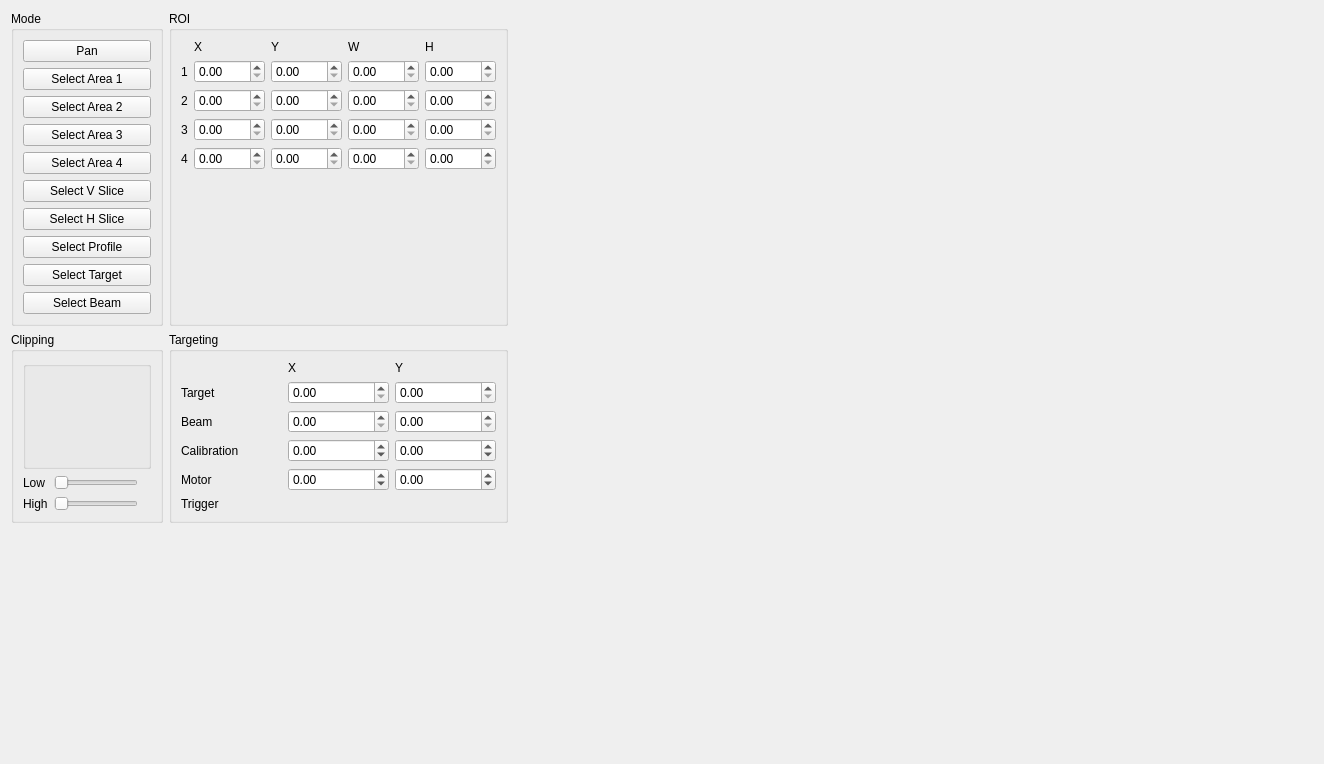
<?xml version="1.0" encoding="UTF-8"?>
<ui version="4.0">
 <class>Form</class>
 <widget class="QWidget" name="Form">
  <property name="geometry">
   <rect>
    <x>0</x>
    <y>0</y>
    <width>1324</width>
    <height>764</height>
   </rect>
  </property>
  <property name="windowTitle">
   <string>QEImage test</string>
  </property>
  <layout class="QHBoxLayout" name="horizontalLayout" stretch="0,1">
   <item>
    <layout class="QGridLayout" name="gridLayout">
     <item row="1" column="1">
      <widget class="QGroupBox" name="groupBox_2">
       <property name="title">
        <string>ROI</string>
       </property>
       <layout class="QGridLayout" name="gridLayout_3">
        <item row="1" column="1">
         <widget class="QESpinBox" name="qespinbox_4">
          <property name="maximum">
           <double>1000.000000000000000</double>
          </property>
          <property name="variable" stdset="0">
           <string>ROI1:X</string>
          </property>
         </widget>
        </item>
        <item row="1" column="2">
         <widget class="QESpinBox" name="qespinbox_2">
          <property name="maximum">
           <double>1000.000000000000000</double>
          </property>
          <property name="variable" stdset="0">
           <string>ROI1:Y</string>
          </property>
         </widget>
        </item>
        <item row="1" column="3">
         <widget class="QESpinBox" name="qespinbox_3">
          <property name="maximum">
           <double>1000.000000000000000</double>
          </property>
          <property name="variable" stdset="0">
           <string>ROI1:W</string>
          </property>
         </widget>
        </item>
        <item row="1" column="4">
         <widget class="QESpinBox" name="qespinbox_5">
          <property name="maximum">
           <double>1000.000000000000000</double>
          </property>
          <property name="variable" stdset="0">
           <string>ROI1:H</string>
          </property>
         </widget>
        </item>
        <item row="2" column="1">
         <widget class="QESpinBox" name="qespinbox_6">
          <property name="maximum">
           <double>1000.000000000000000</double>
          </property>
          <property name="variable" stdset="0">
           <string>ROI2:X</string>
          </property>
         </widget>
        </item>
        <item row="2" column="2">
         <widget class="QESpinBox" name="qespinbox_7">
          <property name="maximum">
           <double>1000.000000000000000</double>
          </property>
          <property name="variable" stdset="0">
           <string>ROI2:Y</string>
          </property>
         </widget>
        </item>
        <item row="2" column="3">
         <widget class="QESpinBox" name="qespinbox_9">
          <property name="maximum">
           <double>1000.000000000000000</double>
          </property>
          <property name="variable" stdset="0">
           <string>ROI2:W</string>
          </property>
         </widget>
        </item>
        <item row="2" column="4">
         <widget class="QESpinBox" name="qespinbox_13">
          <property name="maximum">
           <double>1000.000000000000000</double>
          </property>
          <property name="variable" stdset="0">
           <string>ROI2:H</string>
          </property>
         </widget>
        </item>
        <item row="3" column="1">
         <widget class="QESpinBox" name="qespinbox_11">
          <property name="maximum">
           <double>1000.000000000000000</double>
          </property>
          <property name="variable" stdset="0">
           <string>ROI3:X</string>
          </property>
         </widget>
        </item>
        <item row="3" column="2">
         <widget class="QESpinBox" name="qespinbox_12">
          <property name="maximum">
           <double>1000.000000000000000</double>
          </property>
          <property name="variable" stdset="0">
           <string>ROI3:Y</string>
          </property>
         </widget>
        </item>
        <item row="3" column="3">
         <widget class="QESpinBox" name="qespinbox_8">
          <property name="maximum">
           <double>1000.000000000000000</double>
          </property>
          <property name="variable" stdset="0">
           <string>ROI3:W</string>
          </property>
         </widget>
        </item>
        <item row="3" column="4">
         <widget class="QESpinBox" name="qespinbox_10">
          <property name="maximum">
           <double>1000.000000000000000</double>
          </property>
          <property name="variable" stdset="0">
           <string>ROI3:H</string>
          </property>
         </widget>
        </item>
        <item row="4" column="1">
         <widget class="QESpinBox" name="qespinbox_14">
          <property name="maximum">
           <double>1000.000000000000000</double>
          </property>
          <property name="variable" stdset="0">
           <string>ROI4:X</string>
          </property>
         </widget>
        </item>
        <item row="4" column="2">
         <widget class="QESpinBox" name="qespinbox_16">
          <property name="maximum">
           <double>1000.000000000000000</double>
          </property>
          <property name="variable" stdset="0">
           <string>ROI4:Y</string>
          </property>
         </widget>
        </item>
        <item row="4" column="3">
         <widget class="QESpinBox" name="qespinbox_15">
          <property name="maximum">
           <double>1000.000000000000000</double>
          </property>
          <property name="variable" stdset="0">
           <string>ROI4:W</string>
          </property>
         </widget>
        </item>
        <item row="4" column="4">
         <widget class="QESpinBox" name="qespinbox_17">
          <property name="maximum">
           <double>1000.000000000000000</double>
          </property>
          <property name="variable" stdset="0">
           <string>ROI4:H</string>
          </property>
         </widget>
        </item>
        <item row="0" column="1">
         <widget class="QLabel" name="label_3">
          <property name="text">
           <string>X</string>
          </property>
         </widget>
        </item>
        <item row="0" column="2">
         <widget class="QLabel" name="label_4">
          <property name="text">
           <string>Y</string>
          </property>
         </widget>
        </item>
        <item row="0" column="3">
         <widget class="QLabel" name="label_5">
          <property name="text">
           <string>W</string>
          </property>
         </widget>
        </item>
        <item row="0" column="4">
         <widget class="QLabel" name="label_6">
          <property name="text">
           <string>H</string>
          </property>
         </widget>
        </item>
        <item row="1" column="0">
         <widget class="QLabel" name="label_7">
          <property name="text">
           <string>1</string>
          </property>
         </widget>
        </item>
        <item row="2" column="0">
         <widget class="QLabel" name="label_8">
          <property name="text">
           <string>2</string>
          </property>
         </widget>
        </item>
        <item row="3" column="0">
         <widget class="QLabel" name="label_9">
          <property name="text">
           <string>3</string>
          </property>
         </widget>
        </item>
        <item row="4" column="0">
         <widget class="QLabel" name="label_10">
          <property name="text">
           <string>4</string>
          </property>
         </widget>
        </item>
        <item row="5" column="2">
         <spacer name="verticalSpacer">
          <property name="orientation">
           <enum>Qt::Vertical</enum>
          </property>
          <property name="sizeHint" stdset="0">
           <size>
            <width>20</width>
            <height>40</height>
           </size>
          </property>
         </spacer>
        </item>
       </layout>
      </widget>
     </item>
     <item row="3" column="1">
      <widget class="QGroupBox" name="groupBox_3">
       <property name="title">
        <string>Targeting</string>
       </property>
       <layout class="QGridLayout" name="gridLayout_4">
        <item row="1" column="1">
         <widget class="QESpinBox" name="qespinbox_18">
          <property name="maximum">
           <double>2000.000000000000000</double>
          </property>
          <property name="variable" stdset="0">
           <string>POS:TARGET_X</string>
          </property>
         </widget>
        </item>
        <item row="1" column="2">
         <widget class="QESpinBox" name="qespinbox_19">
          <property name="maximum">
           <double>2000.000000000000000</double>
          </property>
          <property name="variable" stdset="0">
           <string>POS:TARGET_Y</string>
          </property>
         </widget>
        </item>
        <item row="2" column="1">
         <widget class="QESpinBox" name="qespinbox_22">
          <property name="maximum">
           <double>2000.000000000000000</double>
          </property>
          <property name="variable" stdset="0">
           <string>POS:BEAM_X</string>
          </property>
         </widget>
        </item>
        <item row="2" column="2">
         <widget class="QESpinBox" name="qespinbox_23">
          <property name="maximum">
           <double>2000.000000000000000</double>
          </property>
          <property name="variable" stdset="0">
           <string>POS:BEAM_Y</string>
          </property>
         </widget>
        </item>
        <item row="0" column="1">
         <widget class="QLabel" name="label_11">
          <property name="text">
           <string>X</string>
          </property>
         </widget>
        </item>
        <item row="0" column="2">
         <widget class="QLabel" name="label_12">
          <property name="text">
           <string>Y</string>
          </property>
         </widget>
        </item>
        <item row="1" column="0">
         <widget class="QLabel" name="label_15">
          <property name="text">
           <string>Target</string>
          </property>
         </widget>
        </item>
        <item row="2" column="0">
         <widget class="QLabel" name="label_16">
          <property name="text">
           <string>Beam</string>
          </property>
         </widget>
        </item>
        <item row="3" column="0">
         <widget class="QLabel" name="label_18">
          <property name="text">
           <string>Calibration</string>
          </property>
         </widget>
        </item>
        <item row="4" column="0">
         <widget class="QLabel" name="label_19">
          <property name="text">
           <string>Motor</string>
          </property>
         </widget>
        </item>
        <item row="3" column="1">
         <widget class="QESpinBox" name="qespinbox_24">
          <property name="minimum">
           <double>-1000.000000000000000</double>
          </property>
          <property name="maximum">
           <double>1000.000000000000000</double>
          </property>
          <property name="variable" stdset="0">
           <string>POS:CALIB_X</string>
          </property>
         </widget>
        </item>
        <item row="3" column="2">
         <widget class="QESpinBox" name="qespinbox_25">
          <property name="minimum">
           <double>-1000.000000000000000</double>
          </property>
          <property name="maximum">
           <double>1000.000000000000000</double>
          </property>
          <property name="variable" stdset="0">
           <string>POS:CALIB_Y</string>
          </property>
         </widget>
        </item>
        <item row="4" column="1">
         <widget class="QESpinBox" name="qespinbox_26">
          <property name="minimum">
           <double>-1000.000000000000000</double>
          </property>
          <property name="maximum">
           <double>1000.000000000000000</double>
          </property>
          <property name="variable" stdset="0">
           <string>POS:MOTOR_X</string>
          </property>
         </widget>
        </item>
        <item row="4" column="2">
         <widget class="QESpinBox" name="qespinbox_27">
          <property name="minimum">
           <double>-1000.000000000000000</double>
          </property>
          <property name="maximum">
           <double>1000.000000000000000</double>
          </property>
          <property name="variable" stdset="0">
           <string>POS:MOTOR_Y</string>
          </property>
         </widget>
        </item>
        <item row="5" column="0">
         <widget class="QLabel" name="label_20">
          <property name="text">
           <string>Trigger</string>
          </property>
         </widget>
        </item>
        <item row="5" column="1" colspan="2">
         <widget class="QELabel" name="qelabel_3">
          <property name="variable" stdset="0">
           <string>POS:TRIGGER</string>
          </property>
         </widget>
        </item>
       </layout>
      </widget>
     </item>
     <item row="3" column="0">
      <widget class="QGroupBox" name="groupBox">
       <property name="title">
        <string>Clipping</string>
       </property>
       <layout class="QVBoxLayout" name="verticalLayout_2">
        <item>
         <widget class="QERadioGroup" name="qeradiogroup">
          <property name="title">
           <string/>
          </property>
          <property name="variable" stdset="0">
           <string>CLIP:ON_OFF</string>
          </property>
         </widget>
        </item>
        <item>
         <layout class="QGridLayout" name="gridLayout_2">
          <item row="1" column="1">
           <widget class="QESlider" name="qeslider_2">
            <property name="sizePolicy">
             <sizepolicy hsizetype="Preferred" vsizetype="Fixed">
              <horstretch>0</horstretch>
              <verstretch>0</verstretch>
             </sizepolicy>
            </property>
            <property name="maximum">
             <number>256</number>
            </property>
            <property name="orientation">
             <enum>Qt::Horizontal</enum>
            </property>
            <property name="variable" stdset="0">
             <string>CLIP:HIGH</string>
            </property>
           </widget>
          </item>
          <item row="0" column="2">
           <widget class="QELabel" name="qelabel">
            <property name="variable" stdset="0">
             <string>CLIP:LOW</string>
            </property>
           </widget>
          </item>
          <item row="1" column="0">
           <widget class="QLabel" name="label">
            <property name="text">
             <string>High</string>
            </property>
           </widget>
          </item>
          <item row="0" column="0">
           <widget class="QLabel" name="label_2">
            <property name="text">
             <string>Low</string>
            </property>
           </widget>
          </item>
          <item row="0" column="1">
           <widget class="QESlider" name="qeslider">
            <property name="sizePolicy">
             <sizepolicy hsizetype="Preferred" vsizetype="Fixed">
              <horstretch>0</horstretch>
              <verstretch>0</verstretch>
             </sizepolicy>
            </property>
            <property name="maximum">
             <number>256</number>
            </property>
            <property name="orientation">
             <enum>Qt::Horizontal</enum>
            </property>
            <property name="variable" stdset="0">
             <string>CLIP:LOW</string>
            </property>
           </widget>
          </item>
          <item row="1" column="2">
           <widget class="QELabel" name="qelabel_2">
            <property name="variable" stdset="0">
             <string>CLIP:HIGH</string>
            </property>
           </widget>
          </item>
         </layout>
        </item>
       </layout>
      </widget>
     </item>
     <item row="4" column="1">
      <spacer name="verticalSpacer_3">
       <property name="orientation">
        <enum>Qt::Vertical</enum>
       </property>
       <property name="sizeHint" stdset="0">
        <size>
         <width>20</width>
         <height>40</height>
        </size>
       </property>
      </spacer>
     </item>
     <item row="1" column="0">
      <widget class="QGroupBox" name="groupBox_4">
       <property name="title">
        <string>Mode</string>
       </property>
       <layout class="QVBoxLayout" name="verticalLayout_3">
        <item>
         <widget class="QPushButton" name="pushButton">
          <property name="text">
           <string>Pan</string>
          </property>
         </widget>
        </item>
        <item>
         <widget class="QPushButton" name="pushButton_2">
          <property name="text">
           <string>Select Area 1</string>
          </property>
         </widget>
        </item>
        <item>
         <widget class="QPushButton" name="pushButton_8">
          <property name="text">
           <string>Select Area 2</string>
          </property>
         </widget>
        </item>
        <item>
         <widget class="QPushButton" name="pushButton_9">
          <property name="text">
           <string>Select Area 3</string>
          </property>
         </widget>
        </item>
        <item>
         <widget class="QPushButton" name="pushButton_10">
          <property name="text">
           <string>Select Area 4</string>
          </property>
         </widget>
        </item>
        <item>
         <widget class="QPushButton" name="pushButton_3">
          <property name="text">
           <string>Select V Slice</string>
          </property>
         </widget>
        </item>
        <item>
         <widget class="QPushButton" name="pushButton_4">
          <property name="text">
           <string>Select H Slice</string>
          </property>
         </widget>
        </item>
        <item>
         <widget class="QPushButton" name="pushButton_5">
          <property name="text">
           <string>Select Profile</string>
          </property>
         </widget>
        </item>
        <item>
         <widget class="QPushButton" name="pushButton_6">
          <property name="text">
           <string>Select Target</string>
          </property>
         </widget>
        </item>
        <item>
         <widget class="QPushButton" name="pushButton_7">
          <property name="text">
           <string>Select Beam</string>
          </property>
         </widget>
        </item>
       </layout>
      </widget>
     </item>
    </layout>
   </item>
   <item>
    <widget class="QEImage" name="qeimage">
     <property name="imageVariable" stdset="0">
      <string>VIDEO:WF:DATA</string>
     </property>
     <property name="widthVariable" stdset="0">
      <string>VIDEO:LI:NX</string>
     </property>
     <property name="heightVariable" stdset="0">
      <string>VIDEO:LI:NY</string>
     </property>
     <property name="regionOfInterest1XVariable" stdset="0">
      <string>ROI1:X</string>
     </property>
     <property name="regionOfInterest1YVariable" stdset="0">
      <string>ROI1:Y</string>
     </property>
     <property name="regionOfInterest1WVariable" stdset="0">
      <string>ROI1:W</string>
     </property>
     <property name="regionOfInterest1HVariable" stdset="0">
      <string>ROI1:H</string>
     </property>
     <property name="regionOfInterest2XVariable" stdset="0">
      <string>ROI2:X</string>
     </property>
     <property name="regionOfInterest2YVariable" stdset="0">
      <string>ROI2:Y</string>
     </property>
     <property name="regionOfInterest2WVariable" stdset="0">
      <string>ROI2:W</string>
     </property>
     <property name="regionOfInterest2HVariable" stdset="0">
      <string>ROI2:H</string>
     </property>
     <property name="regionOfInterest3XVariable" stdset="0">
      <string>ROI3:X</string>
     </property>
     <property name="regionOfInterest3YVariable" stdset="0">
      <string>ROI3:Y</string>
     </property>
     <property name="regionOfInterest3WVariable" stdset="0">
      <string>ROI3:W</string>
     </property>
     <property name="regionOfInterest3HVariable" stdset="0">
      <string>ROI3:H</string>
     </property>
     <property name="regionOfInterest4XVariable" stdset="0">
      <string>ROI4:X</string>
     </property>
     <property name="regionOfInterest4YVariable" stdset="0">
      <string>ROI4:Y</string>
     </property>
     <property name="regionOfInterest4WVariable" stdset="0">
      <string>ROI4:W</string>
     </property>
     <property name="regionOfInterest4HVariable" stdset="0">
      <string>ROI4:H</string>
     </property>
     <property name="targetXVariable" stdset="0">
      <string>POS:TARGET_X</string>
     </property>
     <property name="targetYVariable" stdset="0">
      <string>POS:TARGET_Y</string>
     </property>
     <property name="beamXVariable" stdset="0">
      <string>POS:BEAM_X</string>
     </property>
     <property name="beamYVariable" stdset="0">
      <string>POS:BEAM_Y</string>
     </property>
     <property name="targetTriggerVariable" stdset="0">
      <string>POS:TRIGGER</string>
     </property>
     <property name="clippingOnOffVariable" stdset="0">
      <string>CLIP:ON_OFF</string>
     </property>
     <property name="clippingLowVariable" stdset="0">
      <string>CLIP:LOW</string>
     </property>
     <property name="clippingHighVariable" stdset="0">
      <string>CLIP:HIGH</string>
     </property>
     <property name="variableSubstitutions" stdset="0">
      <string>PT=SR08ID01DET01:PT, ROI=SR08ID01DET:ROI1</string>
     </property>
     <property name="logBrightness" stdset="0">
      <bool>false</bool>
     </property>
     <property name="useFalseColour">
      <bool>false</bool>
     </property>
     <property name="resizeOption" stdset="0">
      <enum>QEImage::Fit</enum>
     </property>
     <property name="enableBrightnessContrast">
      <bool>true</bool>
     </property>
     <property name="briefInfoArea">
      <bool>true</bool>
     </property>
     <property name="enableAreaSelection" stdset="0">
      <bool>true</bool>
     </property>
     <property name="regionOfInterestXVariable" stdset="0">
      <string/>
     </property>
     <property name="regionOfInterestYVariable" stdset="0">
      <string/>
     </property>
     <property name="regionOfInterestWVariable" stdset="0">
      <string/>
     </property>
     <property name="regionOfInterestHVariable" stdset="0">
      <string/>
     </property>
     <property name="enablePan" stdset="0">
      <bool>false</bool>
     </property>
    </widget>
   </item>
  </layout>
 </widget>
 <customwidgets>
  <customwidget>
   <class>QEImage</class>
   <extends>QFrame</extends>
   <header>QEImage.h</header>
   <container>1</container>
  </customwidget>
  <customwidget>
   <class>QELabel</class>
   <extends>QLabel</extends>
   <header>QELabel.h</header>
  </customwidget>
  <customwidget>
   <class>QERadioGroup</class>
   <extends>QEGroupBox</extends>
   <header>QERadioGroup.h</header>
  </customwidget>
  <customwidget>
   <class>QESlider</class>
   <extends>QSlider</extends>
   <header>QESlider.h</header>
  </customwidget>
  <customwidget>
   <class>QESpinBox</class>
   <extends>QDoubleSpinBox</extends>
   <header>QESpinBox.h</header>
  </customwidget>
  <customwidget>
   <class>QEGroupBox</class>
   <extends>QGroupBox</extends>
   <header>QEGroupBox.h</header>
   <container>1</container>
  </customwidget>
 </customwidgets>
 <resources/>
 <connections>
  <connection>
   <sender>pushButton</sender>
   <signal>clicked()</signal>
   <receiver>qeimage</receiver>
   <slot>setSelectPanMode()</slot>
   <hints>
    <hint type="sourcelabel">
     <x>169</x>
     <y>58</y>
    </hint>
    <hint type="destinationlabel">
     <x>1045</x>
     <y>700</y>
    </hint>
   </hints>
  </connection>
  <connection>
   <sender>pushButton_2</sender>
   <signal>clicked()</signal>
   <receiver>qeimage</receiver>
   <slot>setSelectArea1Mode()</slot>
   <hints>
    <hint type="sourcelabel">
     <x>157</x>
     <y>92</y>
    </hint>
    <hint type="destinationlabel">
     <x>967</x>
     <y>482</y>
    </hint>
   </hints>
  </connection>
  <connection>
   <sender>pushButton_3</sender>
   <signal>clicked()</signal>
   <receiver>qeimage</receiver>
   <slot>setSelectArea2Mode()</slot>
   <hints>
    <hint type="sourcelabel">
     <x>251</x>
     <y>212</y>
    </hint>
    <hint type="destinationlabel">
     <x>860</x>
     <y>707</y>
    </hint>
   </hints>
  </connection>
  <connection>
   <sender>pushButton_10</sender>
   <signal>clicked()</signal>
   <receiver>qeimage</receiver>
   <slot>setSelectArea4Mode()</slot>
   <hints>
    <hint type="sourcelabel">
     <x>268</x>
     <y>182</y>
    </hint>
    <hint type="destinationlabel">
     <x>930</x>
     <y>557</y>
    </hint>
   </hints>
  </connection>
  <connection>
   <sender>pushButton_4</sender>
   <signal>clicked()</signal>
   <receiver>qeimage</receiver>
   <slot>setSelectHSliceMode()</slot>
   <hints>
    <hint type="sourcelabel">
     <x>268</x>
     <y>242</y>
    </hint>
    <hint type="destinationlabel">
     <x>876</x>
     <y>629</y>
    </hint>
   </hints>
  </connection>
  <connection>
   <sender>pushButton_8</sender>
   <signal>clicked()</signal>
   <receiver>qeimage</receiver>
   <slot>setSelectArea2Mode()</slot>
   <hints>
    <hint type="sourcelabel">
     <x>240</x>
     <y>122</y>
    </hint>
    <hint type="destinationlabel">
     <x>985</x>
     <y>492</y>
    </hint>
   </hints>
  </connection>
  <connection>
   <sender>pushButton_9</sender>
   <signal>clicked()</signal>
   <receiver>qeimage</receiver>
   <slot>setSelectArea3Mode()</slot>
   <hints>
    <hint type="sourcelabel">
     <x>259</x>
     <y>152</y>
    </hint>
    <hint type="destinationlabel">
     <x>907</x>
     <y>528</y>
    </hint>
   </hints>
  </connection>
  <connection>
   <sender>pushButton_3</sender>
   <signal>clicked()</signal>
   <receiver>qeimage</receiver>
   <slot>setSelectVSliceMode()</slot>
   <hints>
    <hint type="sourcelabel">
     <x>226</x>
     <y>212</y>
    </hint>
    <hint type="destinationlabel">
     <x>1096</x>
     <y>487</y>
    </hint>
   </hints>
  </connection>
  <connection>
   <sender>pushButton_5</sender>
   <signal>clicked()</signal>
   <receiver>qeimage</receiver>
   <slot>setSelectProfileMode()</slot>
   <hints>
    <hint type="sourcelabel">
     <x>234</x>
     <y>272</y>
    </hint>
    <hint type="destinationlabel">
     <x>1082</x>
     <y>486</y>
    </hint>
   </hints>
  </connection>
  <connection>
   <sender>pushButton_6</sender>
   <signal>clicked()</signal>
   <receiver>qeimage</receiver>
   <slot>setSelectTargetMode()</slot>
   <hints>
    <hint type="sourcelabel">
     <x>191</x>
     <y>302</y>
    </hint>
    <hint type="destinationlabel">
     <x>1006</x>
     <y>490</y>
    </hint>
   </hints>
  </connection>
  <connection>
   <sender>pushButton_7</sender>
   <signal>clicked()</signal>
   <receiver>qeimage</receiver>
   <slot>setSelectBeamMode()</slot>
   <hints>
    <hint type="sourcelabel">
     <x>231</x>
     <y>332</y>
    </hint>
    <hint type="destinationlabel">
     <x>1065</x>
     <y>472</y>
    </hint>
   </hints>
  </connection>
 </connections>
</ui>
